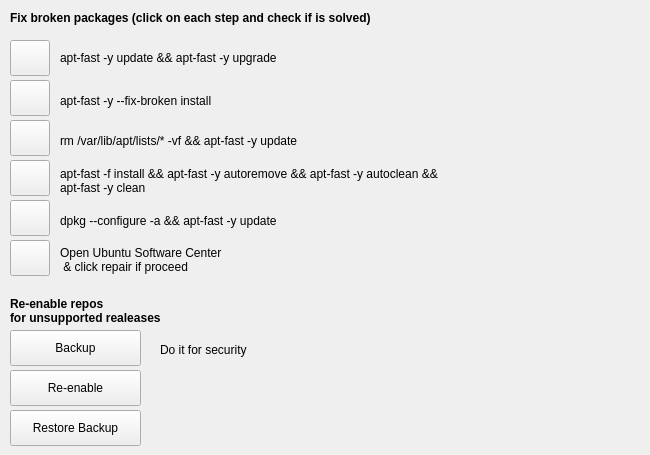
      <widget class="QWidget" name="tab_14">
       <attribute name="title">
        <string>Packages</string>
       </attribute>
       <widget class="QLabel" name="label_3">
        <property name="geometry">
         <rect>
          <x>10</x>
          <y>10</y>
          <width>541</width>
          <height>16</height>
         </rect>
        </property>
        <property name="font">
         <font>
          <weight>75</weight>
          <bold>true</bold>
         </font>
        </property>
        <property name="text">
         <string>Fix broken packages (click on each step and check if is solved)</string>
        </property>
       </widget>
       <widget class="QLabel" name="label_22">
        <property name="geometry">
         <rect>
          <x>60</x>
          <y>160</y>
          <width>581</width>
          <height>41</height>
         </rect>
        </property>
        <property name="font">
         <font>
          <weight>50</weight>
          <bold>false</bold>
         </font>
        </property>
        <property name="text">
         <string>apt-fast -f install &amp;&amp; apt-fast -y autoremove &amp;&amp; apt-fast -y autoclean &amp;&amp;
apt-fast -y clean</string>
        </property>
       </widget>
       <widget class="QLabel" name="label_20">
        <property name="geometry">
         <rect>
          <x>60</x>
          <y>90</y>
          <width>501</width>
          <height>21</height>
         </rect>
        </property>
        <property name="font">
         <font>
          <weight>50</weight>
          <bold>false</bold>
         </font>
        </property>
        <property name="text">
         <string>apt-fast -y --fix-broken install</string>
        </property>
       </widget>
       <widget class="QPushButton" name="fixBrokenPackagesButton_1">
        <property name="geometry">
         <rect>
          <x>10</x>
          <y>40</y>
          <width>40</width>
          <height>36</height>
         </rect>
        </property>
        <property name="maximumSize">
         <size>
          <width>40</width>
          <height>40</height>
         </size>
        </property>
        <property name="whatsThis">
         <string/>
        </property>
        <property name="text">
         <string/>
        </property>
        <property name="icon">
         <iconset resource="ubunsys.qrc">
          <normaloff>:/images/red-number-1.jpg</normaloff>:/images/red-number-1.jpg</iconset>
        </property>
        <property name="iconSize">
         <size>
          <width>30</width>
          <height>30</height>
         </size>
        </property>
        <property name="shortcut">
         <string/>
        </property>
        <property name="checkable">
         <bool>false</bool>
        </property>
       </widget>
       <widget class="QLabel" name="label_21">
        <property name="geometry">
         <rect>
          <x>60</x>
          <y>130</y>
          <width>491</width>
          <height>21</height>
         </rect>
        </property>
        <property name="font">
         <font>
          <weight>50</weight>
          <bold>false</bold>
         </font>
        </property>
        <property name="text">
         <string>rm /var/lib/apt/lists/* -vf &amp;&amp; apt-fast -y update</string>
        </property>
       </widget>
       <widget class="QPushButton" name="fixBrokenPackagesButton_2">
        <property name="geometry">
         <rect>
          <x>10</x>
          <y>80</y>
          <width>40</width>
          <height>36</height>
         </rect>
        </property>
        <property name="maximumSize">
         <size>
          <width>40</width>
          <height>40</height>
         </size>
        </property>
        <property name="whatsThis">
         <string/>
        </property>
        <property name="text">
         <string/>
        </property>
        <property name="icon">
         <iconset resource="ubunsys.qrc">
          <normaloff>:/images/red-number-2.jpg</normaloff>:/images/red-number-2.jpg</iconset>
        </property>
        <property name="iconSize">
         <size>
          <width>30</width>
          <height>30</height>
         </size>
        </property>
        <property name="shortcut">
         <string/>
        </property>
        <property name="checkable">
         <bool>false</bool>
        </property>
       </widget>
       <widget class="QLabel" name="label_19">
        <property name="geometry">
         <rect>
          <x>60</x>
          <y>50</y>
          <width>501</width>
          <height>16</height>
         </rect>
        </property>
        <property name="font">
         <font>
          <weight>50</weight>
          <bold>false</bold>
         </font>
        </property>
        <property name="text">
         <string>apt-fast -y update &amp;&amp; apt-fast -y upgrade</string>
        </property>
       </widget>
       <widget class="QPushButton" name="fixBrokenPackagesButton_3">
        <property name="geometry">
         <rect>
          <x>10</x>
          <y>120</y>
          <width>40</width>
          <height>36</height>
         </rect>
        </property>
        <property name="maximumSize">
         <size>
          <width>40</width>
          <height>40</height>
         </size>
        </property>
        <property name="whatsThis">
         <string/>
        </property>
        <property name="text">
         <string/>
        </property>
        <property name="icon">
         <iconset resource="ubunsys.qrc">
          <normaloff>:/images/red-number-3.jpg</normaloff>:/images/red-number-3.jpg</iconset>
        </property>
        <property name="iconSize">
         <size>
          <width>30</width>
          <height>30</height>
         </size>
        </property>
        <property name="shortcut">
         <string/>
        </property>
        <property name="checkable">
         <bool>false</bool>
        </property>
       </widget>
       <widget class="QPushButton" name="fixBrokenPackagesButton_4">
        <property name="geometry">
         <rect>
          <x>10</x>
          <y>160</y>
          <width>40</width>
          <height>36</height>
         </rect>
        </property>
        <property name="maximumSize">
         <size>
          <width>40</width>
          <height>40</height>
         </size>
        </property>
        <property name="whatsThis">
         <string/>
        </property>
        <property name="text">
         <string/>
        </property>
        <property name="icon">
         <iconset resource="ubunsys.qrc">
          <normaloff>:/images/red-number-4.jpg</normaloff>:/images/red-number-4.jpg</iconset>
        </property>
        <property name="iconSize">
         <size>
          <width>30</width>
          <height>30</height>
         </size>
        </property>
        <property name="shortcut">
         <string/>
        </property>
        <property name="checkable">
         <bool>false</bool>
        </property>
       </widget>
       <widget class="QLabel" name="label_24">
        <property name="geometry">
         <rect>
          <x>60</x>
          <y>240</y>
          <width>511</width>
          <height>40</height>
         </rect>
        </property>
        <property name="font">
         <font>
          <weight>50</weight>
          <bold>false</bold>
         </font>
        </property>
        <property name="text">
         <string>Open Ubuntu Software Center
 &amp; click repair if proceed</string>
        </property>
       </widget>
       <widget class="QPushButton" name="fixBrokenPackagesButton_5">
        <property name="geometry">
         <rect>
          <x>10</x>
          <y>200</y>
          <width>40</width>
          <height>36</height>
         </rect>
        </property>
        <property name="maximumSize">
         <size>
          <width>40</width>
          <height>40</height>
         </size>
        </property>
        <property name="whatsThis">
         <string/>
        </property>
        <property name="text">
         <string/>
        </property>
        <property name="icon">
         <iconset resource="ubunsys.qrc">
          <normaloff>:/images/red-number-5.jpg</normaloff>:/images/red-number-5.jpg</iconset>
        </property>
        <property name="iconSize">
         <size>
          <width>30</width>
          <height>30</height>
         </size>
        </property>
        <property name="shortcut">
         <string/>
        </property>
        <property name="checkable">
         <bool>false</bool>
        </property>
       </widget>
       <widget class="QPushButton" name="fixBrokenPackagesButton_6">
        <property name="geometry">
         <rect>
          <x>10</x>
          <y>240</y>
          <width>40</width>
          <height>36</height>
         </rect>
        </property>
        <property name="maximumSize">
         <size>
          <width>40</width>
          <height>40</height>
         </size>
        </property>
        <property name="whatsThis">
         <string/>
        </property>
        <property name="text">
         <string/>
        </property>
        <property name="icon">
         <iconset resource="ubunsys.qrc">
          <normaloff>:/images/red-number-6.jpg</normaloff>:/images/red-number-6.jpg</iconset>
        </property>
        <property name="iconSize">
         <size>
          <width>30</width>
          <height>30</height>
         </size>
        </property>
        <property name="shortcut">
         <string/>
        </property>
        <property name="checkable">
         <bool>false</bool>
        </property>
       </widget>
       <widget class="QLabel" name="label_23">
        <property name="geometry">
         <rect>
          <x>60</x>
          <y>210</y>
          <width>381</width>
          <height>21</height>
         </rect>
        </property>
        <property name="font">
         <font>
          <weight>50</weight>
          <bold>false</bold>
         </font>
        </property>
        <property name="text">
         <string>dpkg --configure -a &amp;&amp; apt-fast -y update</string>
        </property>
       </widget>
       <widget class="QPushButton" name="restoreReposButton">
        <property name="geometry">
         <rect>
          <x>10</x>
          <y>410</y>
          <width>131</width>
          <height>36</height>
         </rect>
        </property>
        <property name="whatsThis">
         <string/>
        </property>
        <property name="text">
         <string>Restore Backup</string>
        </property>
        <property name="iconSize">
         <size>
          <width>30</width>
          <height>30</height>
         </size>
        </property>
        <property name="shortcut">
         <string/>
        </property>
        <property name="checkable">
         <bool>false</bool>
        </property>
       </widget>
       <widget class="QLabel" name="label_41">
        <property name="geometry">
         <rect>
          <x>10</x>
          <y>290</y>
          <width>231</width>
          <height>41</height>
         </rect>
        </property>
        <property name="font">
         <font>
          <weight>75</weight>
          <bold>true</bold>
         </font>
        </property>
        <property name="text">
         <string>Re-enable repos
for unsupported realeases</string>
        </property>
       </widget>
       <widget class="QPushButton" name="reenableReposButton">
        <property name="geometry">
         <rect>
          <x>10</x>
          <y>370</y>
          <width>131</width>
          <height>36</height>
         </rect>
        </property>
        <property name="toolTip">
         <string>&lt;html&gt;&lt;head/&gt;&lt;body&gt;&lt;p&gt;Files on Main backup:&lt;/p&gt;&lt;p&gt;sources.list.d&lt;/p&gt;&lt;p&gt;sources.list&lt;/p&gt;&lt;p&gt;sudoers.d&lt;/p&gt;&lt;p&gt;hosts&lt;/p&gt;&lt;p&gt;sudoers&lt;/p&gt;&lt;p&gt;templates&lt;/p&gt;&lt;p&gt;rc.local&lt;/p&gt;&lt;/body&gt;&lt;/html&gt;</string>
        </property>
        <property name="whatsThis">
         <string>&lt;html&gt;&lt;head/&gt;&lt;body&gt;&lt;p&gt;Each time you push, sources.list, sudoers and templates are copied on a folder, then you can restore them. This is ok if you want to return after crash.&lt;/p&gt;&lt;/body&gt;&lt;/html&gt;</string>
        </property>
        <property name="text">
         <string>Re-enable</string>
        </property>
        <property name="iconSize">
         <size>
          <width>30</width>
          <height>30</height>
         </size>
        </property>
        <property name="shortcut">
         <string/>
        </property>
        <property name="checkable">
         <bool>false</bool>
        </property>
       </widget>
       <widget class="QPushButton" name="backupReposButton">
        <property name="geometry">
         <rect>
          <x>10</x>
          <y>330</y>
          <width>131</width>
          <height>36</height>
         </rect>
        </property>
        <property name="toolTip">
         <string>&lt;html&gt;&lt;head/&gt;&lt;body&gt;&lt;p&gt;Files on Main backup:&lt;/p&gt;&lt;p&gt;sources.list.d&lt;/p&gt;&lt;p&gt;sources.list&lt;/p&gt;&lt;p&gt;sudoers.d&lt;/p&gt;&lt;p&gt;hosts&lt;/p&gt;&lt;p&gt;sudoers&lt;/p&gt;&lt;p&gt;templates&lt;/p&gt;&lt;p&gt;rc.local&lt;/p&gt;&lt;/body&gt;&lt;/html&gt;</string>
        </property>
        <property name="whatsThis">
         <string>&lt;html&gt;&lt;head/&gt;&lt;body&gt;&lt;p&gt;Each time you push, sources.list, sudoers and templates are copied on a folder, then you can restore them. This is ok if you want to return after crash.&lt;/p&gt;&lt;/body&gt;&lt;/html&gt;</string>
        </property>
        <property name="text">
         <string>Backup</string>
        </property>
        <property name="iconSize">
         <size>
          <width>30</width>
          <height>30</height>
         </size>
        </property>
        <property name="shortcut">
         <string/>
        </property>
        <property name="checkable">
         <bool>false</bool>
        </property>
       </widget>
       <widget class="QLabel" name="label_31">
        <property name="geometry">
         <rect>
          <x>160</x>
          <y>330</y>
          <width>191</width>
          <height>40</height>
         </rect>
        </property>
        <property name="font">
         <font>
          <weight>50</weight>
          <bold>false</bold>
         </font>
        </property>
        <property name="text">
         <string>Do it for security</string>
        </property>
       </widget>
      </widget>
